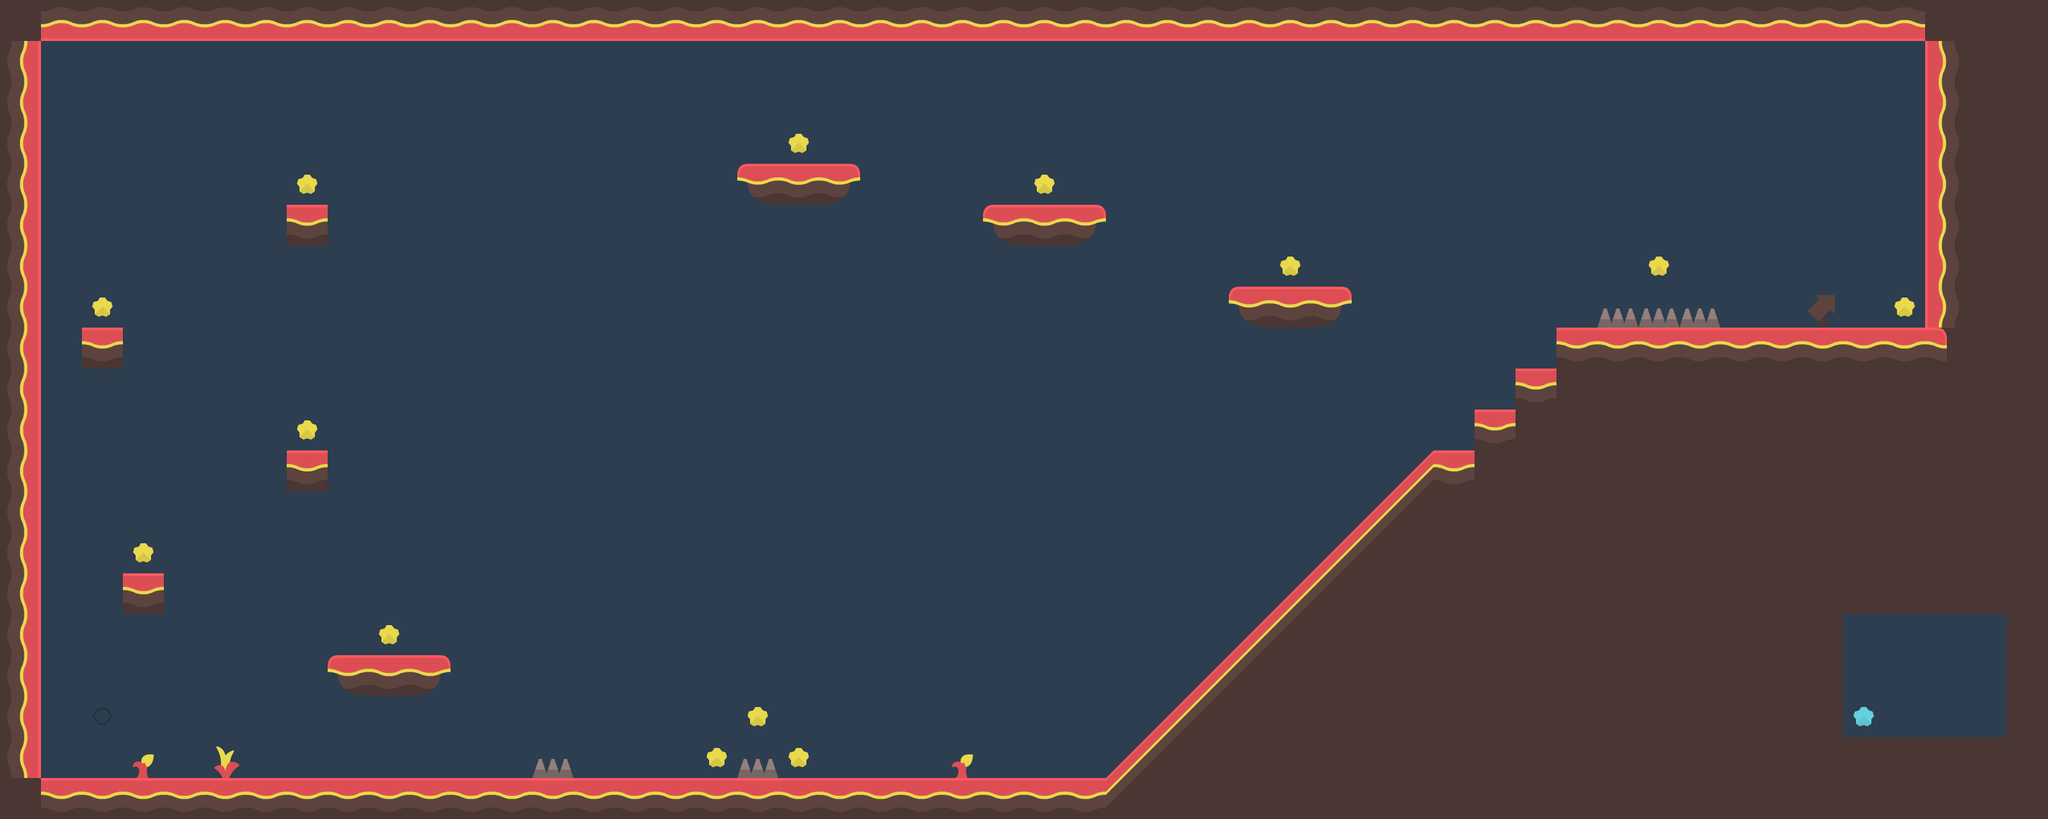

The image is a tile-based game level rendered from a .tmx file. Its description and source (layers, tilesets, objects; grid data summarised) follow:
An orthogonal 50x20 tile map with 64x64 px tiles, 7 tile layers (floor, super, mega, decor, ...), 2 tilesets.

<map version="1.10" tiledversion="1.11.2" orientation="orthogonal" renderorder="right-down" width="50" height="20" tilewidth="64" tileheight="64" infinite="0" backgroundcolor="#2c3e50" nextlayerid="8" nextobjectid="1">
 <tileset firstgid="1" source="main2.tsx" />
 <tileset firstgid="265" source="main2.tsx" />
 <layer id="1" name="floor" width="50" height="20">
  <data>[1000 cells, 323 non-empty, 9 distinct tile ids]</data>
 </layer>
 <layer id="6" name="super" width="50" height="20">
  <data>[1000 cells, 0 non-empty, 0 distinct tile ids]</data>
 </layer>
 <layer id="5" name="mega" width="50" height="20">
  <data>[1000 cells, 1 non-empty, 1 distinct tile ids]</data>
 </layer>
 <layer id="4" name="decor" width="50" height="20">
  <data>[1000 cells, 19 non-empty, 4 distinct tile ids]</data>
 </layer>
 <layer id="3" name="spikes" width="50" height="20">
  <data>[1000 cells, 5 non-empty, 2 distinct tile ids]</data>
 </layer>
 <layer id="2" name="Coins" width="50" height="20">
  <data>[1000 cells, 13 non-empty, 1 distinct tile ids]</data>
 </layer>
 <layer id="7" name="spawn" width="50" height="20">
  <data>[1000 cells, 1 non-empty, 1 distinct tile ids]</data>
 </layer>
</map>
